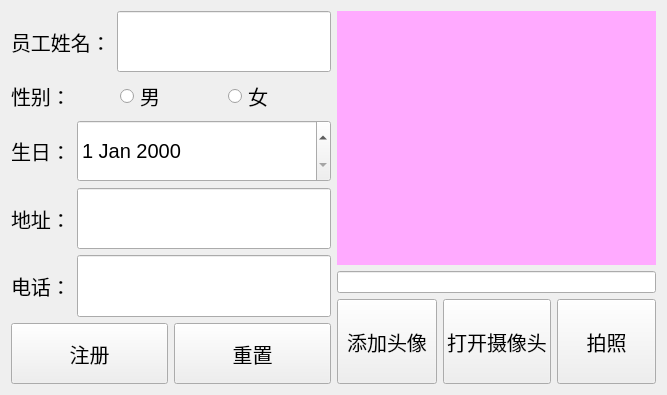
<?xml version="1.0" encoding="UTF-8"?>
<ui version="4.0">
 <class>RegisterWin</class>
 <widget class="QWidget" name="RegisterWin">
  <property name="geometry">
   <rect>
    <x>0</x>
    <y>0</y>
    <width>667</width>
    <height>395</height>
   </rect>
  </property>
  <property name="sizePolicy">
   <sizepolicy hsizetype="Preferred" vsizetype="Expanding">
    <horstretch>0</horstretch>
    <verstretch>0</verstretch>
   </sizepolicy>
  </property>
  <property name="windowTitle">
   <string>Form</string>
  </property>
  <layout class="QHBoxLayout" name="horizontalLayout_8">
   <item>
    <layout class="QVBoxLayout" name="verticalLayout">
     <item>
      <layout class="QHBoxLayout" name="horizontalLayout">
       <item>
        <widget class="QLabel" name="label">
         <property name="font">
          <font>
           <pointsize>15</pointsize>
          </font>
         </property>
         <property name="text">
          <string>员工姓名：</string>
         </property>
        </widget>
       </item>
       <item>
        <widget class="QLineEdit" name="nameEdit">
         <property name="sizePolicy">
          <sizepolicy hsizetype="Expanding" vsizetype="Expanding">
           <horstretch>0</horstretch>
           <verstretch>0</verstretch>
          </sizepolicy>
         </property>
         <property name="font">
          <font>
           <pointsize>15</pointsize>
          </font>
         </property>
        </widget>
       </item>
      </layout>
     </item>
     <item>
      <layout class="QHBoxLayout" name="horizontalLayout_2">
       <item>
        <widget class="QLabel" name="label_2">
         <property name="font">
          <font>
           <pointsize>15</pointsize>
          </font>
         </property>
         <property name="text">
          <string>性别：</string>
         </property>
        </widget>
       </item>
       <item>
        <widget class="QRadioButton" name="mrb">
         <property name="font">
          <font>
           <pointsize>15</pointsize>
          </font>
         </property>
         <property name="text">
          <string>男</string>
         </property>
        </widget>
       </item>
       <item>
        <widget class="QRadioButton" name="wrb">
         <property name="font">
          <font>
           <pointsize>15</pointsize>
          </font>
         </property>
         <property name="text">
          <string>女</string>
         </property>
        </widget>
       </item>
      </layout>
     </item>
     <item>
      <layout class="QHBoxLayout" name="horizontalLayout_5">
       <item>
        <widget class="QLabel" name="label_5">
         <property name="font">
          <font>
           <pointsize>15</pointsize>
          </font>
         </property>
         <property name="text">
          <string>生日：</string>
         </property>
        </widget>
       </item>
       <item>
        <widget class="QDateEdit" name="birthdayEdit">
         <property name="sizePolicy">
          <sizepolicy hsizetype="Expanding" vsizetype="Expanding">
           <horstretch>0</horstretch>
           <verstretch>0</verstretch>
          </sizepolicy>
         </property>
         <property name="font">
          <font>
           <pointsize>15</pointsize>
          </font>
         </property>
        </widget>
       </item>
      </layout>
     </item>
     <item>
      <layout class="QHBoxLayout" name="horizontalLayout_3">
       <item>
        <widget class="QLabel" name="label_3">
         <property name="font">
          <font>
           <pointsize>15</pointsize>
          </font>
         </property>
         <property name="text">
          <string>地址：</string>
         </property>
        </widget>
       </item>
       <item>
        <widget class="QLineEdit" name="addressEdit">
         <property name="sizePolicy">
          <sizepolicy hsizetype="Expanding" vsizetype="Expanding">
           <horstretch>0</horstretch>
           <verstretch>0</verstretch>
          </sizepolicy>
         </property>
         <property name="font">
          <font>
           <pointsize>15</pointsize>
          </font>
         </property>
        </widget>
       </item>
      </layout>
     </item>
     <item>
      <layout class="QHBoxLayout" name="horizontalLayout_4">
       <item>
        <widget class="QLabel" name="label_4">
         <property name="font">
          <font>
           <pointsize>15</pointsize>
          </font>
         </property>
         <property name="text">
          <string>电话：</string>
         </property>
        </widget>
       </item>
       <item>
        <widget class="QLineEdit" name="phoneEdit">
         <property name="sizePolicy">
          <sizepolicy hsizetype="Expanding" vsizetype="Expanding">
           <horstretch>0</horstretch>
           <verstretch>0</verstretch>
          </sizepolicy>
         </property>
         <property name="font">
          <font>
           <pointsize>15</pointsize>
          </font>
         </property>
        </widget>
       </item>
      </layout>
     </item>
     <item>
      <layout class="QHBoxLayout" name="horizontalLayout_6">
       <item>
        <widget class="QPushButton" name="registerBt">
         <property name="sizePolicy">
          <sizepolicy hsizetype="Expanding" vsizetype="Expanding">
           <horstretch>0</horstretch>
           <verstretch>0</verstretch>
          </sizepolicy>
         </property>
         <property name="font">
          <font>
           <pointsize>15</pointsize>
          </font>
         </property>
         <property name="text">
          <string>注册</string>
         </property>
        </widget>
       </item>
       <item>
        <widget class="QPushButton" name="resetBt">
         <property name="sizePolicy">
          <sizepolicy hsizetype="Expanding" vsizetype="Expanding">
           <horstretch>0</horstretch>
           <verstretch>0</verstretch>
          </sizepolicy>
         </property>
         <property name="font">
          <font>
           <pointsize>15</pointsize>
          </font>
         </property>
         <property name="text">
          <string>重置</string>
         </property>
        </widget>
       </item>
      </layout>
     </item>
    </layout>
   </item>
   <item>
    <layout class="QVBoxLayout" name="verticalLayout_2" stretch="3,2,1">
     <item>
      <widget class="QLabel" name="headpicLb">
       <property name="sizePolicy">
        <sizepolicy hsizetype="Preferred" vsizetype="Expanding">
         <horstretch>0</horstretch>
         <verstretch>0</verstretch>
        </sizepolicy>
       </property>
       <property name="styleSheet">
        <string notr="true">background-color: rgb(255, 170, 255);</string>
       </property>
       <property name="text">
        <string/>
       </property>
      </widget>
     </item>
     <item>
      <widget class="QLineEdit" name="picFileEdit"/>
     </item>
     <item>
      <layout class="QHBoxLayout" name="horizontalLayout_7">
       <item>
        <widget class="QPushButton" name="addpicBt">
         <property name="sizePolicy">
          <sizepolicy hsizetype="Minimum" vsizetype="Expanding">
           <horstretch>0</horstretch>
           <verstretch>0</verstretch>
          </sizepolicy>
         </property>
         <property name="font">
          <font>
           <pointsize>15</pointsize>
          </font>
         </property>
         <property name="text">
          <string>添加头像</string>
         </property>
        </widget>
       </item>
       <item>
        <widget class="QPushButton" name="videoswitchBt">
         <property name="sizePolicy">
          <sizepolicy hsizetype="Minimum" vsizetype="Expanding">
           <horstretch>0</horstretch>
           <verstretch>0</verstretch>
          </sizepolicy>
         </property>
         <property name="font">
          <font>
           <pointsize>15</pointsize>
          </font>
         </property>
         <property name="text">
          <string>打开摄像头</string>
         </property>
        </widget>
       </item>
       <item>
        <widget class="QPushButton" name="cameraBt">
         <property name="sizePolicy">
          <sizepolicy hsizetype="Minimum" vsizetype="Expanding">
           <horstretch>0</horstretch>
           <verstretch>0</verstretch>
          </sizepolicy>
         </property>
         <property name="font">
          <font>
           <pointsize>15</pointsize>
          </font>
         </property>
         <property name="text">
          <string>拍照</string>
         </property>
        </widget>
       </item>
      </layout>
     </item>
    </layout>
   </item>
  </layout>
 </widget>
 <resources/>
 <connections/>
</ui>
